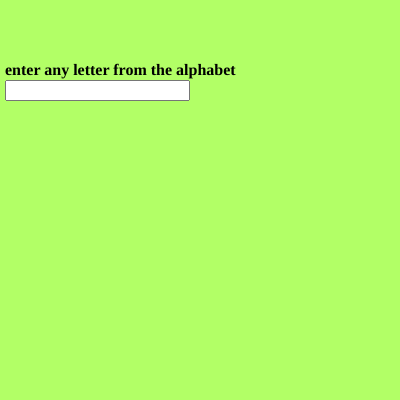
Frame 1 (no input)
Frame 60 (no input): identical to frame 1, image omitted
Frame 120 (the mouse pressed at the canvas centre since frame 60): identical to frame 1, image omitted

The p5.js sketch that drew this single still picture (run headless with seeded random() and noise() and a simulated clock; from frame 60 on, the mouse is pressed at the canvas centre):

// p5.js sketch
// ── sketch.js
//enter an letter and check whether it's a vowel or not
var input
var heading

function setup() 
{
  createCanvas(400, 400);
  //taking input from the player
  input = createInput()
  input.position(5,80)
  heading = createElement("h4","enter any letter from the alphabet")
  heading.position(5,40)
  textAlign(CENTER)
}

function draw() {
  background(178,255,102);
  var value = input.value()

//creating a switch case
switch(value)
{
case "a" :
console.log("vowel")  
break ;

case "e" :
console.log("vowel")
break ;

case "i" :
console.log("vowel")
break ;

case "o" :
console.log("vowel")
break ;

case "u" :
console.log("vowel")
break ;
default :
console.log("not a vowel, try again")
break ;
}
}
